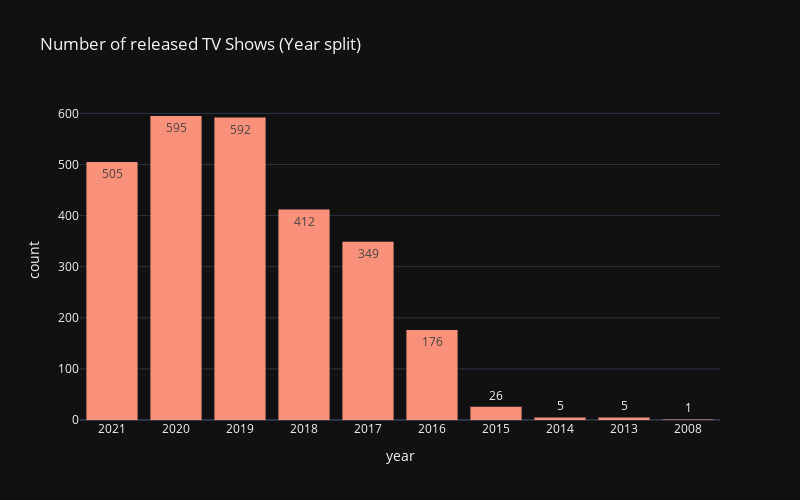

Write notebook code for a chart like this one.
### Code cell
# Creazione di un istogramma utilizzando Plotly Express
fig = px.histogram(tv_shows_release, x='year', 
                   template="plotly_dark",  # Utilizzo del template "plotly_dark"
                   color_discrete_sequence=['#F9917A'],  # Sequenza di colori personalizzata
                   width=800, height=500,  # Dimensioni della figura
                   text_auto=True,  # Visualizzazione automatica del testo sulle barre
                   title='Number of released TV Shows (Year split)')  # Titolo del grafico
fig.show()  # Visualizzazione del grafico

### Figure 1 — Plotly figure (JSON) as saved in the notebook; plotly's stock layout.template omitted (floating-point values rounded to 4 significant figures; data arrays with more than 128 entries replaced by an {"elided": "..."} marker saying what was removed)
{"data": [{"alignmentgroup": "True", "bingroup": "x", "hovertemplate": "year=%{x}<br>count=%{y}<extra></extra>", "legendgroup": "", "marker": {"color": "#F9917A", "pattern": {"shape": ""}}, "name": "", "offsetgroup": "", "orientation": "v", "showlegend": false, "texttemplate": "%{value}", "type": "histogram", "x": {"elided": "2676 str values"}, "xaxis": "x", "yaxis": "y"}], "layout": {"barmode": "relative", "height": 500, "legend": {"tracegroupgap": 0}, "title": {"text": "Number of released TV Shows (Year split)"}, "width": 800, "xaxis": {"anchor": "y", "autorange": true, "domain": [0, 1], "range": [-0.5, 9.5], "title": {"text": "year"}, "type": "category"}, "yaxis": {"anchor": "x", "autorange": true, "domain": [0, 1], "range": [0, 626.3], "title": {"text": "count"}}}}
